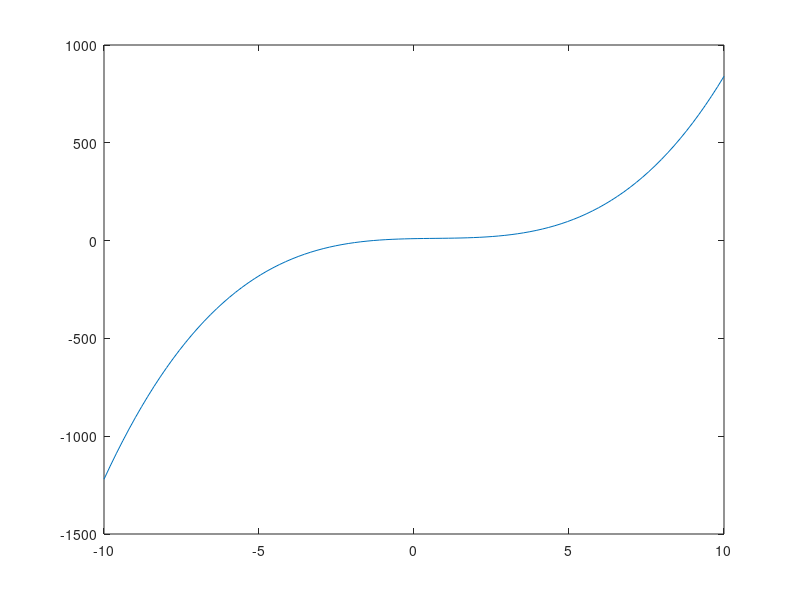

Source code (MATLAB): (Note: this script raises an error after producing the figure.)
# Questao 7
%{
Aplique o método da bisseção à equação 𝑥 . Construa o
3 − 2𝑥
2
+ 3𝑥 + 10 = 0
gráfico da função e faça a análise da variação de sinal para auxiliar na escolha do
intervalo [a, b].
%}
F = @(x) x .^ 3 - 2 * x .^ 2 + 3 * x + 10; % função anonima
exes = linspace(-10, 10);
plot(exes, F(exes));
hold on
[x] = bissecao(F, 2, 3, 20, 1e-3);
plot(x, F(x), "o");
hold off

printf("a = 2 | b = 3 | Tol = 1e^-3\n");
printf("F = x .^ 3 - 2 * x .^ 2 + 3 * x + 10\n\n");

printf("--- IT 1 ---\n");
printf("F(a) = 2 .^ 3 - 2 * 2 .^ 2 + 3 * 2 + 10 = 16\n");
printf("F(b) = 3 .^ 3 - 2 * 3 .^ 2 + 3 * 3 + 10 = 28\n\n");

printf("x = (2 + 3) / 2 = 2.5\n");
printf("F(x) = 2.5 .^ 3 - 2 * 2.5 .^ 2 + 3 * 2.5 + 10 = 20.625\n\n");

printf("F(x) > 0 e (b - a) / 2 > Tol\n");
printf("F(a) * F(x) = 320 e 320 > 0\n");
printf("a = 2.5 | b = 3\n");

printf("--- Fim IT 1 ---\n\n")

printf("--- IT 2 ---\n");
printf("F(a) = F(x) = 20.625\n");
printf("F(b) = 28\n\n");

printf("x = (a + b) / 2 = 2.75\n");
printf("F(x) = 2.75 .^ 3 - 2 * 2.75 .^ 2 + 3 * 2.75 + 10 = 23.922\n\n");

printf("F(x) > 0 e (b - a) / 2 > Tol\n");
printf("F(a) * F(x) = 492.39 e 492.39 > 0\n");
printf("a = 2.75 e b = 3\n");
printf("-- Fim IT 2 ---\n");
